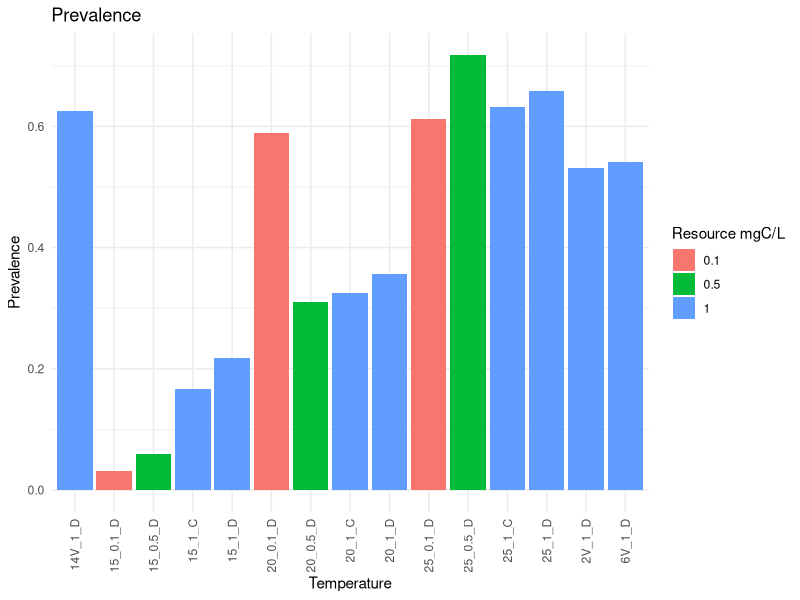
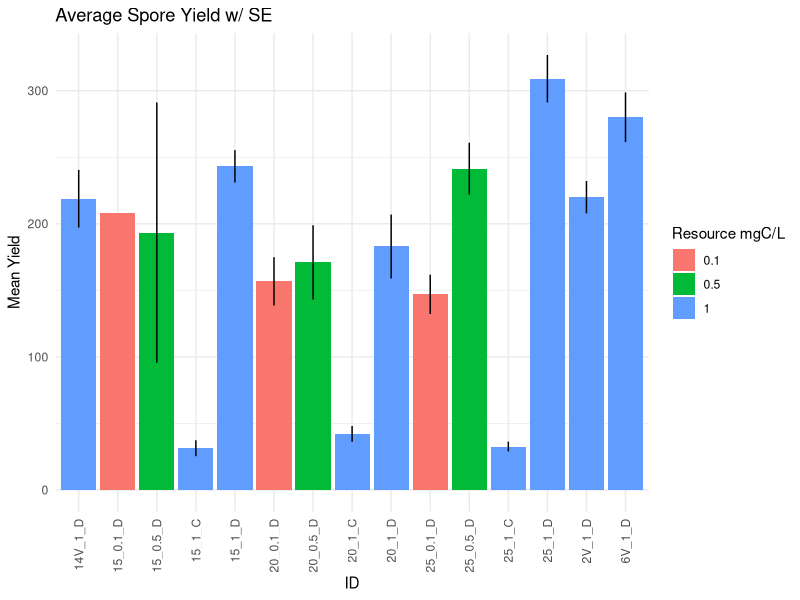
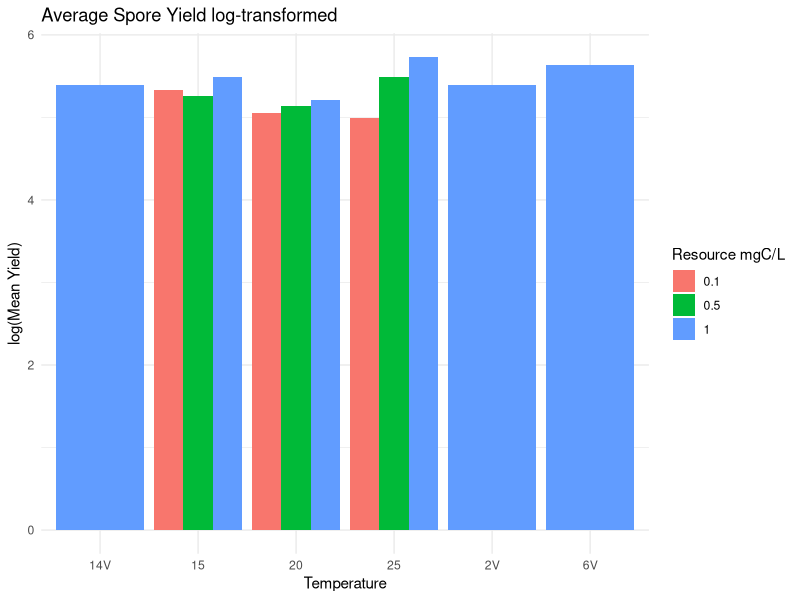
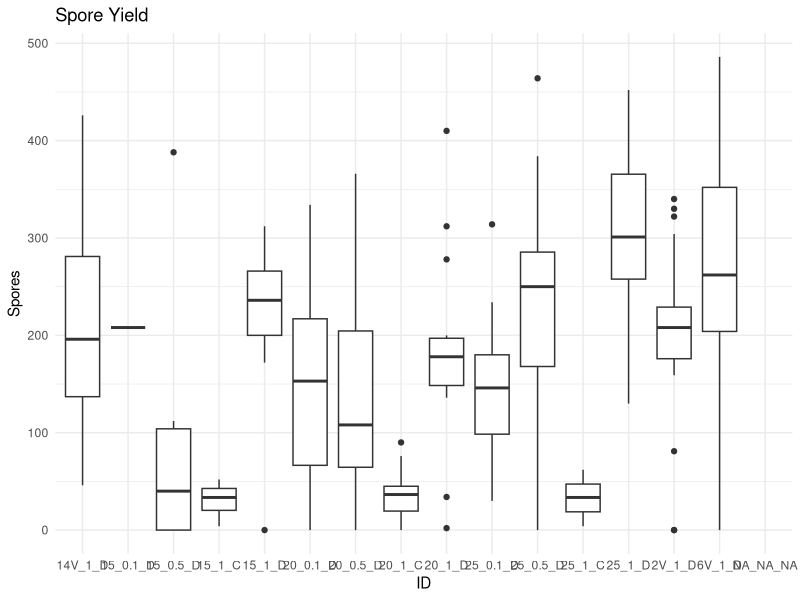
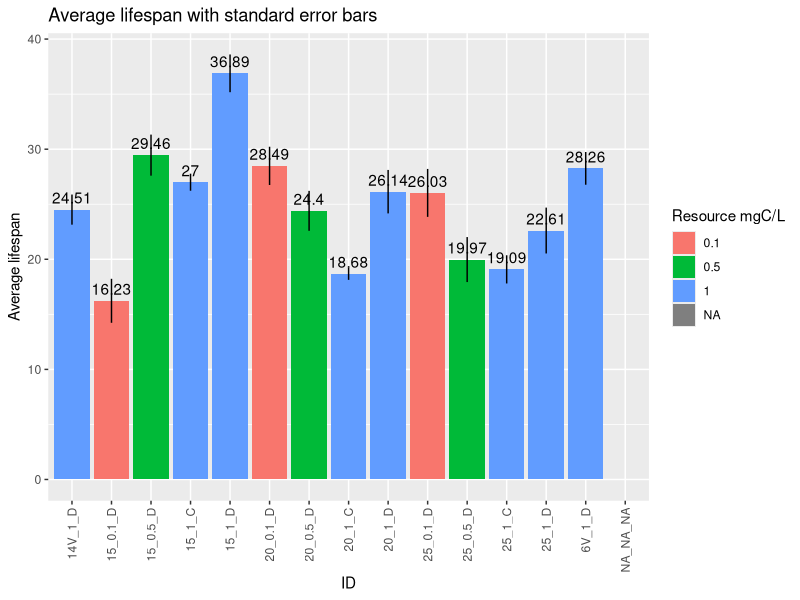

These figures' R source, in order:
## ---- chunk 1
knitr::opts_chunk$set(echo = TRUE)
knitr::opts_chunk$set(tidy.opts=list(width.cutoff=50),tidy=TRUE)
## ---- chunk 2
library(tidyverse)
library(magrittr)
library(lubridate)
library(here)
## ---- chunk 3
# treatments <- read_csv(here("raw_data/treatments.csv"))
# fitness <- read_csv(here("raw_data/fitness.csv"))
mort <- read_csv(here("raw_data/main_mort_data.csv"))
## ---- chunk 4
prev_threshold = 3125
## ---- chunk 5
mort %<>% mutate(ID = paste(temp, resource, species,sep = "_"))


prevalence <- mort %>% drop_na(inf) #remove observations with NA for infection status

prevalence %<>% rename(.,infection_status = inf)

treatment_factors <- prevalence %>% dplyr::select(ID,temp,resource, species)
treatment_factors %<>% rename(.,temperature = temp)
treatment_factors %<>% distinct()

prevalence %<>% group_by(ID) %>% summarize(n = n(), prev = sum(infection_status)/n())
prevalence %<>% left_join(.,treatment_factors)
prevalence %>% ggplot(.,aes(x=as.factor(ID),y=prev, fill=as.factor(resource))) +
  geom_col(position="dodge") + 
  labs(title = "Prevalence", fill = "Resource mgC/L", x = "Temperature", y = "Prevalence") + theme_minimal() +
  theme(axis.text.x = element_text(angle = 90, vjust = 0.5, hjust=1))
## ---- chunk 6
mort %<>% mutate(spore_yield = spore_RAW*(spore_water_added+1))

spores <- mort %>% filter(spore_yield>0) %>% group_by(ID) %>% 
  summarize(mean_yield = mean(spore_yield, na.rm=T), 
            # NAs removed but there should be no NAs after the filter
            var = var(spore_yield, na.rm = T), 
            se = sqrt(var(spore_yield, na.rm = T)/n()))
spores %<>% left_join(.,treatment_factors)
spores %>% ggplot(., aes(x=ID, y=mean_yield, fill=as.factor(resource))) + 
  geom_col(position="dodge") + 
  geom_linerange(aes(ymin = mean_yield-se, ymax = mean_yield+se)) +
  labs(title = "Average Spore Yield w/ SE", y = "Mean Yield", fill = "Resource mgC/L", x = "ID") + theme_minimal() +
  theme(axis.text.x = element_text(angle = 90, vjust = 0.5, hjust=1))
spores %>% ggplot(., aes(x=as.factor(temperature), y=log(mean_yield), fill=as.factor(resource))) + 
  geom_col(position="dodge") + 
  labs(title = "Average Spore Yield log-transformed", y = "log(Mean Yield)", fill = "Resource mgC/L", x = "Temperature") + theme_minimal()
mort %>% ggplot(., aes(x=ID, y=spore_yield)) + 
  geom_boxplot() + 
  labs(title = "Spore Yield", y = "Spores", x = "ID") + theme_minimal()
## ---- chunk 7
# spore_prev <- left_join(spores, prevalence)
# spore_prev %<>% mutate(.,potential = mean_yield*prev)
# spore_prev %>% ggplot(.,aes(x=ID, y=potential)) + geom_col()
## ---- chunk 8
lifespan <- mort %>% select(ID, mortality_day)
lifespan %<>% mutate(birth_day = "4/5/22")
#mdy(lifespan$birth_date)
lifespan %<>% transmute(ID=ID, birthday=mdy(birth_day), deathday=mdy(mortality_day))
lifespan %<>% mutate(span = deathday - birthday)
lifespan %<>% left_join(.,treatment_factors)


mean_span <- lifespan %>% group_by(ID) %>% summarize(mean_span = mean(span, na.rm=T),
                                                     var = var(span, na.rm = T),
                                                     se = sqrt(var(span, na.rm = T)/n()),
                                                     resource = unique(resource),
                                                     temperature = unique(temperature))

mean_span %<>% filter(ID!="2V_1_D")

mean_span %>% ggplot(.,aes(x=ID, y=as.numeric(mean_span), fill=as.factor(resource))) +
  geom_col(position="dodge") + 
  geom_linerange(aes(ymin = mean_span-se, ymax = mean_span+se)) +
  geom_text(aes(label=round(as.numeric(mean_span), digits = 2)), vjust = -0.5) +
  labs(title = "Average lifespan with standard error bars", y = "Average lifespan", fill = "Resource mgC/L") +
  theme(axis.text.x = element_text(angle = 90, vjust = 0.5, hjust=1))

# lifespan %>% drop_na() %>% ggplot(.,aes(x=as.factor(temperature), y = as.numeric(span), fill=as.factor(resource))) + geom_boxplot(position="dodge") + labs(title="avearge lifespan", x="temperature", y ="lifespan")
# 
# lifespan %>% drop_na() %>% ggplot(.,aes(x=ID, y = as.numeric(span), fill=as.factor(resource))) + geom_boxplot(position = "dodge") + 
#   stat_summary(geom="text", fun=quantile, aes(label=sprintf("%1.1f", ..y..), color=factor(ID)), position=position_nudge(y=0.35), size=3.5) + theme_minimal() + guides(color=F) + labs(title = "Host lifespan", y = "days", fill = "Resource mgC/L")
## ---- chunk 9
#rmarkdown::render(here('workshop/exploration_main.Rmd'), output_format = "pdf_document",output_file = here("main.pdf"))
